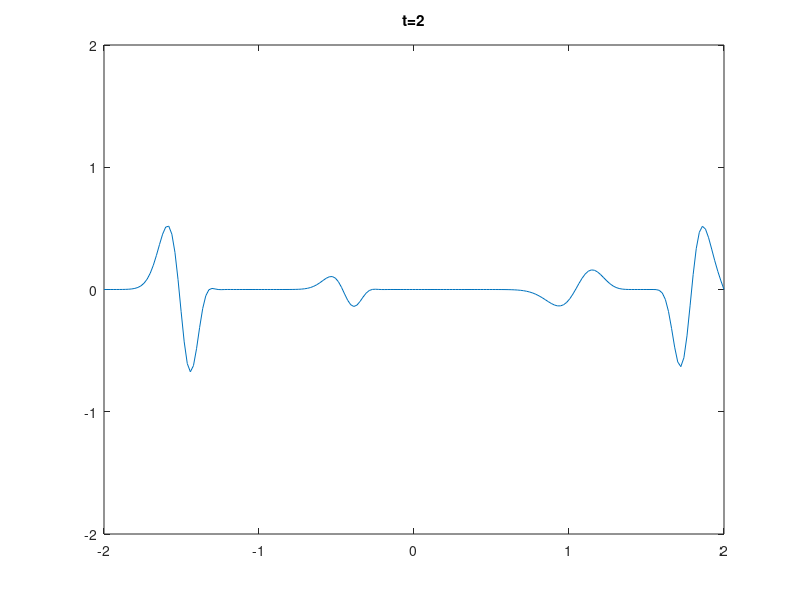

MATLAB code for this plot:
% Wave equation in 1D with finite differences time domain

nx = 200; % number of internal nodes

xs = [-2,2];

dx = (xs(2)-xs(1))/(nx+1);

gx = xs(1)+(0:nx+1)'*dx ;% grid in x

% source location
isrc = nx/2;
% source time
t0 = 0.5;
bt = 100;
%src = @(t) sin(2*pi*t);
src = @(t) -2*bt*(t-t0)*exp(-bt*(t-t0)^2)/sqrt(2*bt);

% number of time steps
nt = 600;

% mass density
rho=1;

% velocity
c = 1 + 0.5*( (0.5 <= gx) & (gx <= 1.5) );

% time interval
ts = [0,2];
dt = (ts(2)-ts(1))/nt;

% initialization (everything quiet)
p = zeros(nx+2,1);
u = zeros(nx+1,1);

% 
fprintf('  cfl=%d\n',max(c)*dt/dx);

t = ts(1);
for i=1:nt,
 u = u - (dt/rho/dx)*(p(2:nx+2)-p(1:nx+1));
 p(2:nx+1) = p(2:nx+1) - c(2:nx+1).^2.*(rho*dt/dx).*(u(2:nx+1)-u(1:nx));
 p(1)=0; p(nx+2)=0; % simple boundary conditions
 t = t + dt; % advance time
 if (t<=1)
  p(isrc) = src(t); % hard source
 end;
 if (mod(i,4)==0)
  plot(gx,p); 
  axis([xs(1),xs(2),-2,2]);
  title(sprintf('t=%d\n',t));
  pause(0.1)
 end;
end;
